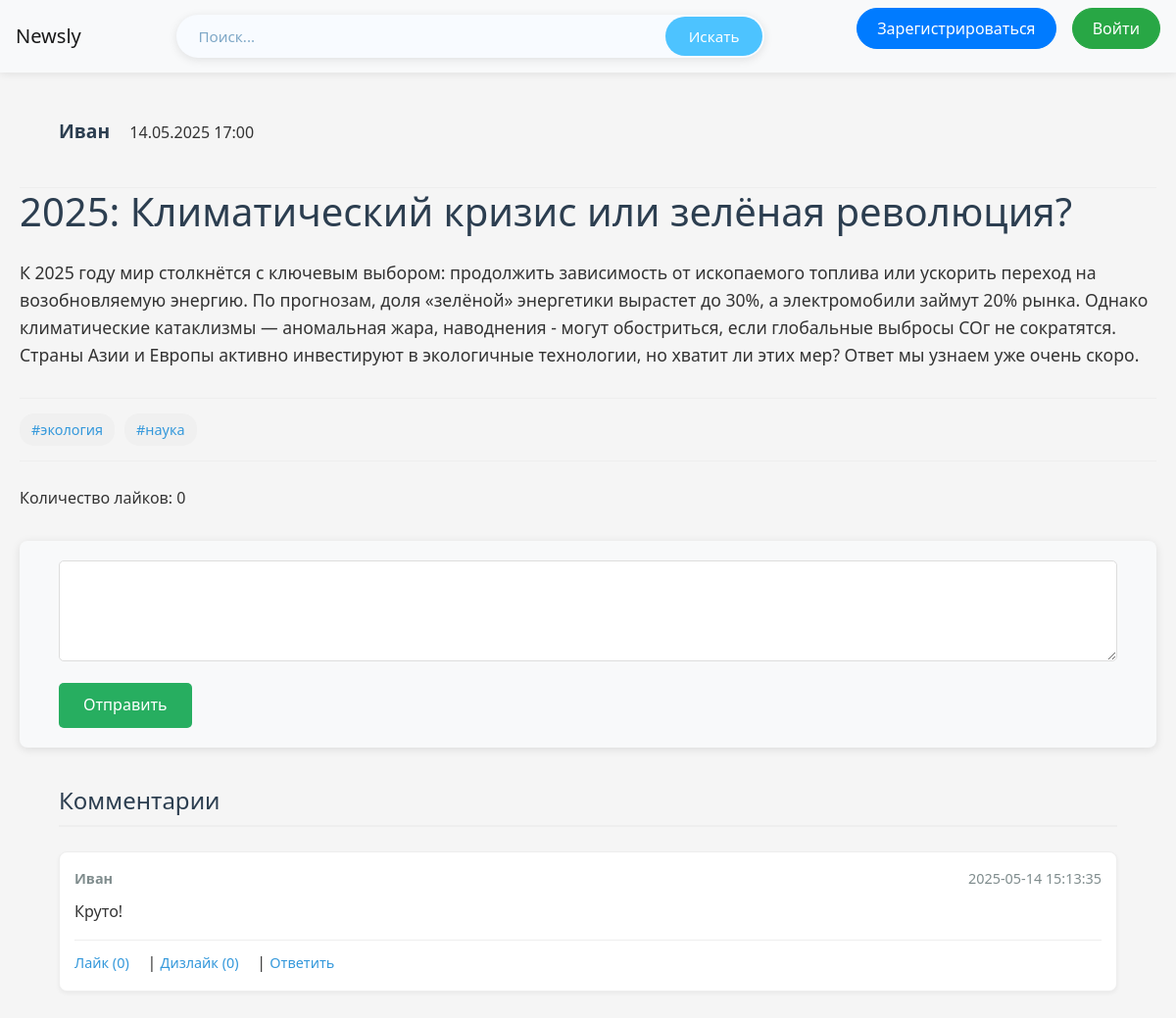
The page /news/2 on the database its author committed.
### data/users.py (models this page shows, shortened)
class User(SqlAlchemyBase, UserMixin):
    __tablename__ = 'users'
    id = sqlalchemy.Column(sqlalchemy.Integer,
                           primary_key=True, autoincrement=True)
    name = sqlalchemy.Column(sqlalchemy.String, nullable=True)
    about = sqlalchemy.Column(sqlalchemy.String, nullable=True)
    email = sqlalchemy.Column(sqlalchemy.String,
                              index=True, unique=True, nullable=True)
    hashed_password = sqlalchemy.Column(sqlalchemy.String, nullable=True)
    created_date = sqlalchemy.Column(sqlalchemy.DateTime,
                                     default=datetime.datetime.now)
    liked = orm.relationship('Like', foreign_keys='Like.user_id', backref='user', lazy='dynamic')
    followed = orm.relationship(
        'User',
        secondary=subscriptions,
        primaryjoin=(subscriptions.c.follower_id == id),
        secondaryjoin=(subscriptions.c.followed_id == id),
        backref=orm.backref('followers', lazy='dynamic'),
        lazy='dynamic'
    )

### data/news.py (models this page shows, shortened)
class News(SqlAlchemyBase):
    __tablename__ = 'news'
    id = sqlalchemy.Column(sqlalchemy.Integer,
                           primary_key=True, autoincrement=True)
    title = sqlalchemy.Column(sqlalchemy.String, nullable=True)
    content = sqlalchemy.Column(sqlalchemy.String, nullable=True)
    image_path = sqlalchemy.Column(sqlalchemy.String, nullable=True)
    created_date = sqlalchemy.Column(sqlalchemy.DateTime,
                                     default=datetime.datetime.now)
    is_private = sqlalchemy.Column(sqlalchemy.Boolean, default=True)
    likes = orm.relationship('Like', backref='news', cascade='all, delete')
    user_id = sqlalchemy.Column(sqlalchemy.Integer,
                                sqlalchemy.ForeignKey("users.id"))
    user = orm.relationship('User')
    news_tags = orm.relationship("Tags",
                                 secondary="association",
                                 backref="news",
                                 cascade="save-update, merge",
                                 passive_deletes=True)
    def likes_count(self):
        return len(self.likes)

### data/tags.py (models this page shows)
class Tags(SqlAlchemyBase):
    __tablename__ = 'tags'
    id = sqlalchemy.Column(sqlalchemy.Integer,
                           primary_key=True, autoincrement=True)
    name = sqlalchemy.Column(sqlalchemy.String, nullable=True)
    tags_news = orm.relationship("News",
                            secondary="association",
                            backref="tags",
                            cascade="save-update, merge"
                            )

### data/comment.py (models this page shows)
class Comment(SqlAlchemyBase):
    __tablename__ = 'messages'
    id = sqlalchemy.Column(sqlalchemy.Integer,
                           primary_key=True, autoincrement=True)
    text = sqlalchemy.Column(sqlalchemy.String, nullable=True)
    timestamp = sqlalchemy.Column(sqlalchemy.DateTime,
                                     default=datetime.datetime.now)
    user_id = sqlalchemy.Column(sqlalchemy.Integer,
                                sqlalchemy.ForeignKey("users.id"))
    news_id = sqlalchemy.Column(sqlalchemy.Integer,
                               sqlalchemy.ForeignKey("news.id"))
    user = orm.relationship('User')
    new = orm.relationship('News')

### main.py (the view)
@app.route('/news/<int:id>', methods=['GET', 'POST'])
def watch_new(id):
    db_sess = db_session.create_session()
    new = db_sess.query(News).get(id)
    post_user = db_sess.query(User).filter(User.id == new.user_id).first()
    current_user_obj = db_sess.query(User).get(current_user.id) if current_user.is_authenticated else None
    db = get_db()
    messages = db.execute("""
        SELECT m.id, m.text, m.timestamp, m.reply_to,
               u.name,
               (SELECT COUNT(*) FROM reactions r WHERE r.message_id = m.id AND r.reaction_type = 'like') as likes,
               (SELECT COUNT(*) FROM reactions r WHERE r.message_id = m.id AND r.reaction_type = 'dislike') as dislikes,
               (SELECT r.reaction_type FROM reactions r WHERE r.message_id = m.id AND r.new_id = ?) as user_reaction
        FROM messages m
        JOIN users u ON m.user_id = u.id
        WHERE m.new_id = ?
        ORDER BY m.timestamp DESC
    """, (id, id)).fetchall()
    return render_template('new.html', new=new, messages=messages, post_user=post_user,
                           current_user_obj=current_user_obj)

### data/db_session.py (called while the page is built)
def create_session() -> Session:
    global __factory
    return __factory()

### main.py (called while the page is built)
def get_db():
    db = sqlite3.connect(DATABASE)
    db.row_factory = sqlite3.Row
    return db

### templates/new.html (shortened to what this page needs)
{% extends "base.html" %}
{% block content %}
<div class="content-header">
    <p>
        <a class="navbar-brand" href="/user_profile/{{ new.user.id }}">{{ new.user.name }}</a>
        {{ new.created_date.strftime('%d.%m.%Y %H:%M') }}
    </p>
</div>
<h1>{{ new.title }}</h1>
<div class="content">
    <p>{{ new.content }}</p>
</div>
<div class="tags">
    {% if new.tags %}
    {% for tag in new.tags %}
    {% if tag.name %}
    <a href="{{ url_for('news_by_tag', tag_name=tag.name) }}">
        #{{ tag.name }}
    </a>
    {% endif %}
    {% endfor %}
    {% endif %}
</div>
Количество лайков: {{ new.likes_count() }}
<form method="POST" action="{{ url_for('send_message', new_id=new.id) }}">
    <textarea name="text" rows="3" required></textarea>
    <button type="submit">Отправить</button>
</form>
<div class="comments">
    <h3>Комментарии</h3>
    {% for message in messages %}
    <div class="message">
        <div class="message-header">
            <span><strong>{{ message['name'] }}</strong></span>
            <span>{{ message['timestamp'] }}</span>
        </div>
        <p>{{ message['text'] }}</p>
        <div class="message-actions">
            <a href="{{ url_for('react', new_id=new.id, message_id=message['id'], reaction_type='like') }}">
                Лайк ({{ message['likes'] }})
            </a>
            |
            <a href="{{ url_for('react', new_id=new.id, message_id=message['id'], reaction_type='dislike') }}">
                Дизлайк ({{ message['dislikes'] }})
            </a>
            |
            <button onclick="document.getElementById('reply_to').value = '{{ message['id'] }}';
                                document.querySelector('textarea').focus();
                                document.querySelector('textarea').placeholder = 'Ответ на сообщение от {{ message['username'] }}...'">
                Ответить
            </button>
        </div>
    </div>
    {% endfor %}
</div>
{% endblock %}

### static/css/style.css (style rules this page uses)
:root { --primary-color: #4285f4; --secondary-color: #34a853; --accent-color: #ea4335; --light-color: #f8f9fa; --dark-color: #343a40; --gray-color: #6c757d; --light-gray: #e9ecef; --border-radius: 8px; --box-shadow: 0 2px 10px rgba(0, 0, 0, 0.1); --transition: all 0.3s ease; }
* { margin: 0; padding: 0; box-sizing: border-box; }
body { font-family: 'Segoe UI', Tahoma, Geneva, Verdana, sans-serif; line-height: 1.6; color: #333; background-color: #f5f5f5; min-height: 100vh; display: flex; flex-direction: column; }
a { text-decoration: none; color: var(--primary-color); transition: var(--transition); }
h1, h2, h3 { margin-bottom: 20px; color: var(--dark-color); }
h1 { font-size: 2rem; }
h3 { font-size: 1.25rem; }
form { max-width: 600px; margin: 0 auto; background-color: white; padding: 25px; border-radius: var(--border-radius); box-shadow: var(--box-shadow); }
.comments { width: 100%; max-width: 1200px; margin: 0 auto; padding: 0 40px; }
.tags { margin: 15px 0; display: flex; flex-wrap: wrap; gap: 8px; }
.tags a { background-color: #e0e0e0; padding: 5px 10px; border-radius: 20px; font-size: 0.8rem; color: var(--dark-color); }
.content-header { display: flex; justify-content: space-between; align-items: center; margin-bottom: 25px; padding-bottom: 15px; border-bottom: 1px solid #eee; width: 100%; max-width: 1200px; margin: 0 auto; padding: 20px 40px; }
.content-header .navbar-brand { font-size: 1.2em; color: #2c3e50; text-decoration: none; font-weight: bold; }
h1 { font-size: 2.5rem; margin-bottom: 1.5rem; color: #2c3e50; }
.content { margin-bottom: 30px; font-size: 1.1em; }
.content { margin-bottom: 30px; font-size: 1.1em; line-height: 1.6; }
.tags { margin-bottom: 25px; padding: 15px 0; border-top: 1px solid #eee; border-bottom: 1px solid #eee; display: flex; flex-wrap: wrap; gap: 10px; }
.tags a { display: inline-block; padding: 5px 12px; background-color: #f0f0f0; border-radius: 15px; text-decoration: none; color: #3498db; font-size: 0.9em; transition: all 0.3s ease; }
form[method="POST"] { width: 100%; max-width: 1200px; margin: 30px auto; padding: 20px 40px; background-color: #f8f9fa; border-radius: 8px; }
form[method="POST"] textarea { width: 100%; padding: 12px; margin-bottom: 15px; border: 1px solid #ddd; border-radius: 5px; resize: vertical; min-height: 100px; font-family: inherit; }
form[method="POST"] button[type="submit"] { background-color: #27ae60; color: white; padding: 10px 25px; border: none; border-radius: 5px; cursor: pointer; transition: background-color 0.3s; }
form { margin: 30px 0; padding: 20px; background-color: #f8f9fa; border-radius: 8px; }
textarea { width: 100%; padding: 12px; margin-bottom: 15px; border: 1px solid #ddd; border-radius: 5px; resize: vertical; min-height: 100px; font-family: inherit; }
button[type="submit"] { background-color: #27ae60; color: white; padding: 10px 25px; border: none; border-radius: 5px; cursor: pointer; transition: background-color 0.3s; }
.comments { margin-top: 40px; }
.comments h3 { font-size: 1.5em; color: #2c3e50; margin-bottom: 25px; padding-bottom: 10px; border-bottom: 2px solid #eee; }
.message { margin-bottom: 25px; padding: 15px; background-color: #fff; border: 1px solid #eee; border-radius: 8px; box-shadow: 0 2px 4px rgba(0,0,0,0.05); }
.message-header { display: flex; justify-content: space-between; margin-bottom: 10px; color: #7f8c8d; font-size: 0.9em; }
.message-actions { margin-top: 15px; padding-top: 10px; border-top: 1px solid #eee; }
.message-actions a { color: #3498db; text-decoration: none; margin-right: 15px; font-size: 0.9em; }
.message-actions button { background: none; border: none; color: #3498db; cursor: pointer; padding: 0; font-size: 0.9em; }

### rows shown on the page
User: user.name "Иван"
News: created_date "14.05.2025 17:00", title "2025: Климатический кризис или зелёная революция?", content "К 2025 году мир столкнётся с ключевым выбором: продолжить зависимость от ископаемого топлива или ускорить переход на возобновляемую энергию. По прогнозам, доля «зелёной» энергетики вырастет до 30%, а электромобили займут 20% рынка. Однако климатические катаклизмы — аномальная жара, наводнения - могут обостриться, если глобальные выбросы СОг не сократятся. Страны Азии и Европы активно инвестируют в экологичные технологии, но хватит ли этих мер? Ответ мы узнаем уже очень скоро."
Tags: name "экология"
Tags: name "наука"
Comment: name "Иван", timestamp "2025-05-14 15:13:35", text "Круто!", likes "0", dislikes "0", {{ message['id'] }} 10 (drawn)

### other values the page prints
{{ new.likes_count() }} "0"
